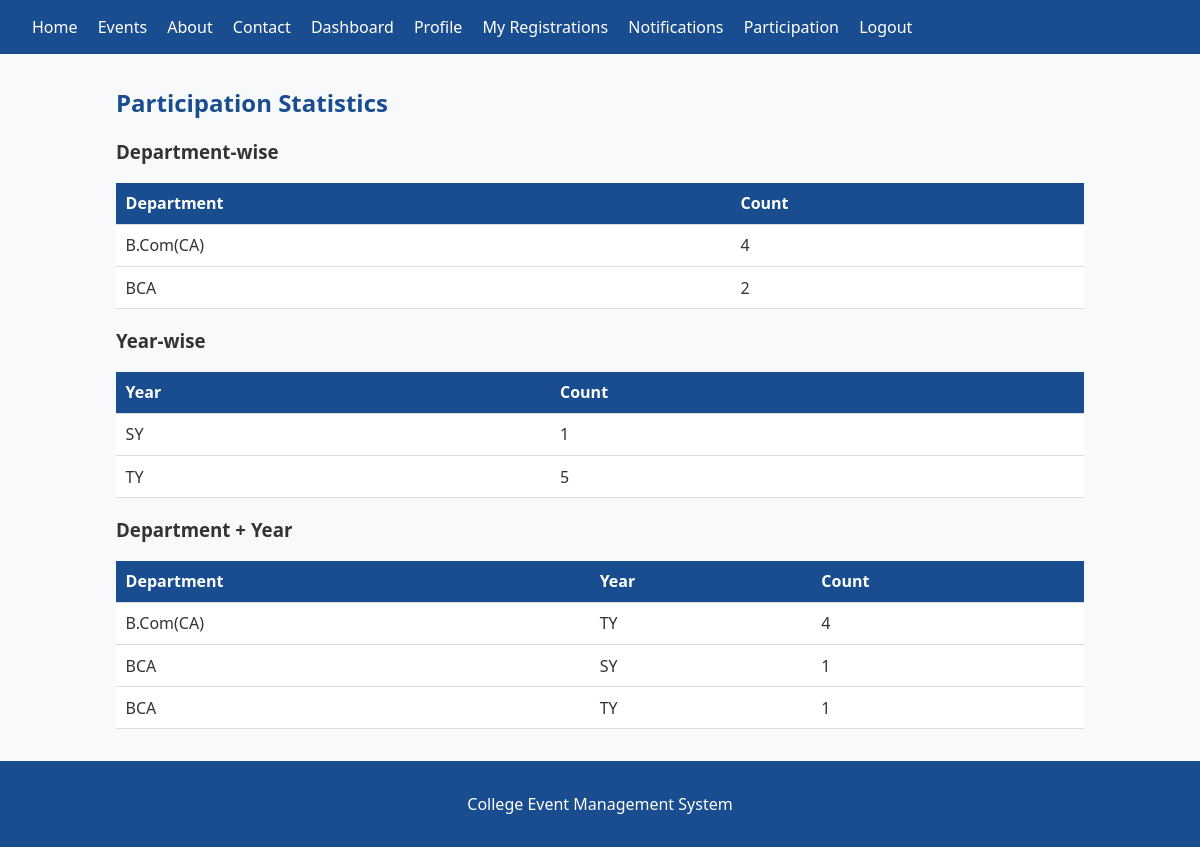
Page /participation (signed in) on the committed database.
### tables this page shows
CREATE TABLE students (
        student_id INTEGER PRIMARY KEY AUTOINCREMENT,
        name TEXT NOT NULL,
        username TEXT UNIQUE NOT NULL,
        password TEXT NOT NULL,
        department TEXT NOT NULL,
        year TEXT NOT NULL,
        mobile TEXT NOT NULL,
        created_at TIMESTAMP DEFAULT CURRENT_TIMESTAMP
    );

### app.py (the view)
@app.route('/participation')
def participation():
    if 'student_id' not in session:
        return redirect(url_for('login'))
    db = get_db()
    dept_stats = db.execute('''
        SELECT s.department, COUNT(r.registration_id) as count
        FROM students s
        JOIN registrations r ON s.student_id = r.student_id
        WHERE r.status = "Registered"
        GROUP BY s.department
        ORDER BY s.department
    ''').fetchall()
    year_stats = db.execute('''
        SELECT s.year, COUNT(r.registration_id) as count
        FROM students s
        JOIN registrations r ON s.student_id = r.student_id
        WHERE r.status = "Registered"
        GROUP BY s.year
        ORDER BY s.year
    ''').fetchall()
    dept_year_stats = db.execute('''
        SELECT s.department, s.year, COUNT(r.registration_id) as count
        FROM students s
        JOIN registrations r ON s.student_id = r.student_id
        WHERE r.status = "Registered"
        GROUP BY s.department, s.year
        ORDER BY s.department, s.year
    ''').fetchall()
    db.close()
    return render_template('participation.html',
                           dept_stats=dept_stats,
                           year_stats=year_stats,
                           dept_year_stats=dept_year_stats)

### app.py (called while the page is built)
def get_db():
    conn = sqlite3.connect(DB_PATH)
    conn.row_factory = sqlite3.Row
    return conn

### templates/participation.html
{% extends "base.html" %}
{% block content %}
<h2>Participation Statistics</h2>
<h3>Department-wise</h3>
<table><tr><th>Department</th><th>Count</th></tr>
{% for row in dept_stats %}<tr><td>{{ row.department }}</td><td>{{ row.count }}</td></tr>{% endfor %}
</table>
<h3>Year-wise</h3>
<table><tr><th>Year</th><th>Count</th></tr>
{% for row in year_stats %}<tr><td>{{ row.year }}</td><td>{{ row.count }}</td></tr>{% endfor %}
</table>
<h3>Department + Year</h3>
<table><tr><th>Department</th><th>Year</th><th>Count</th></tr>
{% for row in dept_year_stats %}<tr><td>{{ row.department }}</td><td>{{ row.year }}</td><td>{{ row.count }}</td></tr>{% endfor %}
</table>
{% endblock %}

### static/css/style.css (style rules this page uses)
* { box-sizing: border-box; }
body { font-family: 'Segoe UI', Tahoma, Geneva, Verdana, sans-serif; margin: 0; background: #f7f9fb; color: #333; }
h1, h2 { color: #1a4d8f; }
table { width: 100%; border-collapse: collapse; background: #fff; }
th, td { padding: 0.6rem; border-bottom: 1px solid #ddd; text-align: left; }
th { background: #1a4d8f; color: #fff; }

### rows in the picture
students: department "BCA", year "SY", count "1"
students: department "BCA", year "TY", count "1"

### other values in the picture
{{ row.department }} "B.Com(CA)" "BCA"
{{ row.count }} "4" "2"
{{ row.year }} "SY" "TY"
{{ row.count }} "1" "5"
{{ row.department }} "B.Com(CA)"
{{ row.year }} "TY"
{{ row.count }} "4"
